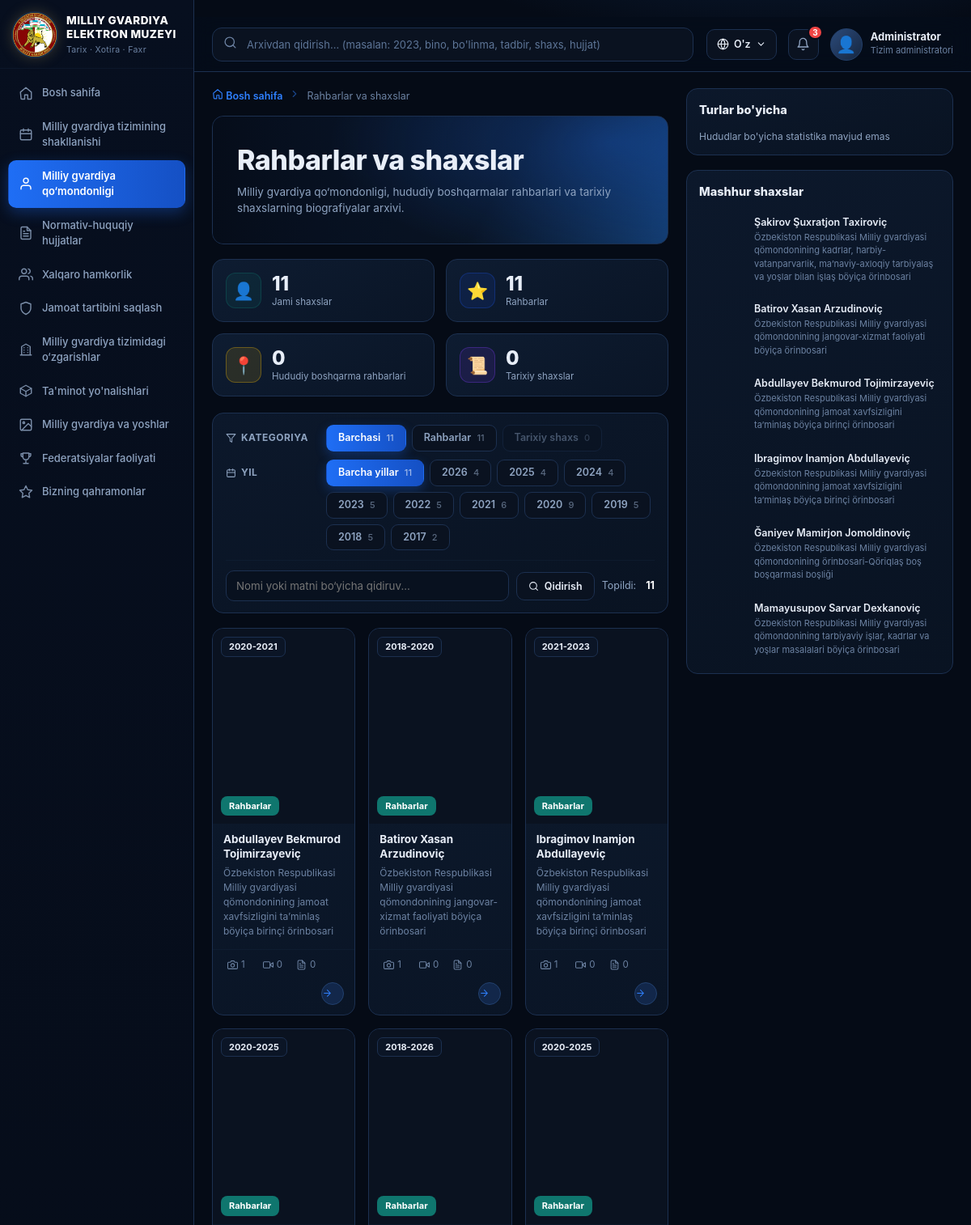
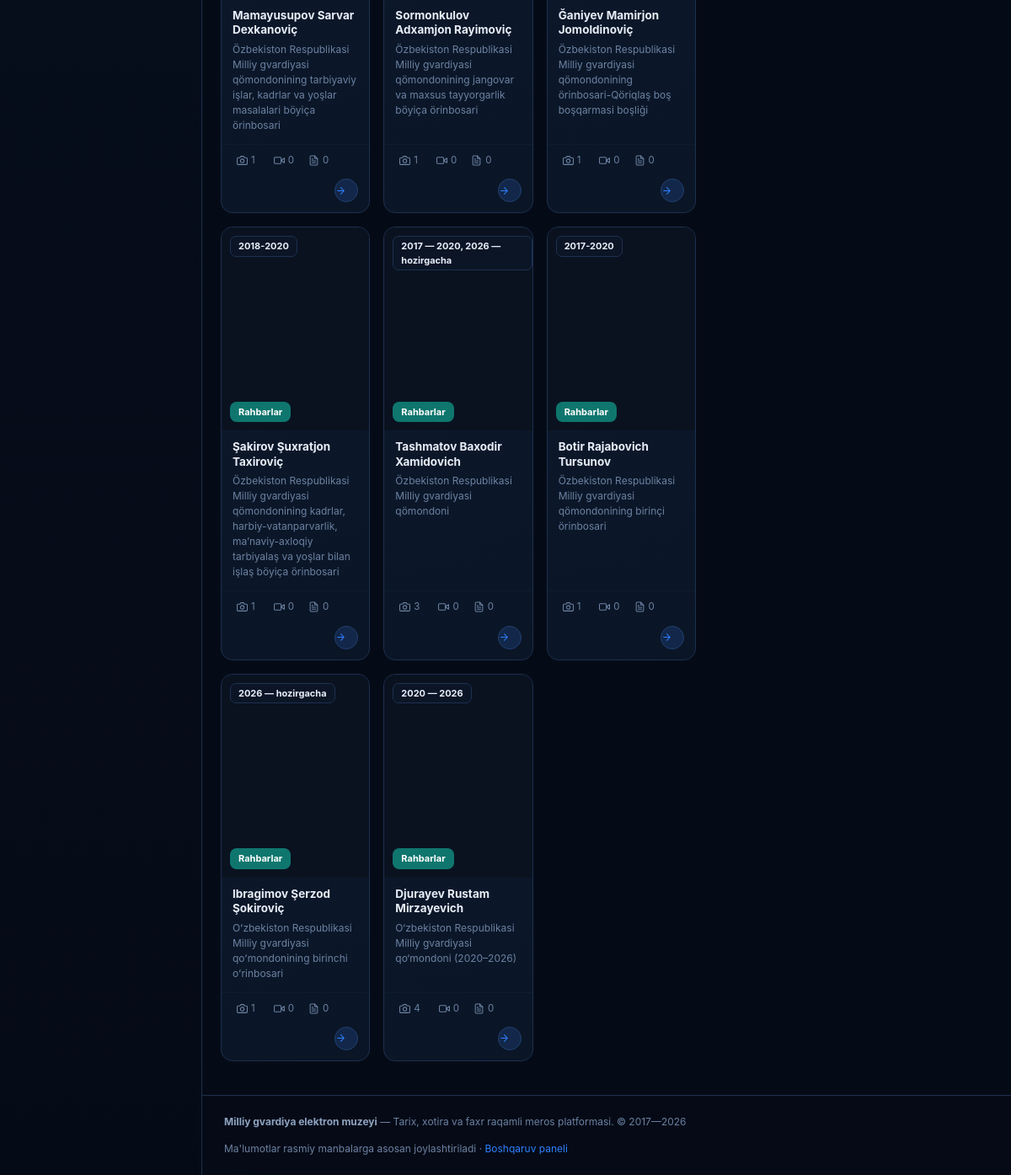
Screenshot of /shaxslar/ with the database file from the repository (2 pictures, top to bottom).
### core/models.py (models this page shows, shortened)
class TimeStampedModel(models.Model):
    created_at = models.DateTimeField("Yaratilgan sana", auto_now_add=True)
    updated_at = models.DateTimeField("Yangilangan sana", auto_now=True)
    class Meta:
        abstract = True

class Direction(TimeStampedModel):
    number = models.PositiveIntegerField("Raqam", unique=True)
    title = models.CharField("Nomi", max_length=255)
    description = models.TextField("Tavsif", blank=True)
    icon = models.CharField("Belgi (svg nomi)", max_length=40, default="star")
    url = models.CharField(
        "Havola (URL nomi)", max_length=100, blank=True, default="core:yonalishlar",
    )
    class Meta:
        verbose_name = "Yo'nalish"
        verbose_name_plural = "Yo'nalishlar"
        ordering = ["number"]

class Person(TimeStampedModel):
    PERSON_TYPES = [
        ("rahbar", "Rahbarlar"),
        ("tarixiy", "Tarixiy shaxs"),
    ]
    full_name = models.CharField("F.I.Sh.", max_length=255)
    slug = models.SlugField(max_length=280, unique=True, blank=True)
    position = models.CharField("Lavozim", max_length=255, blank=True)
    person_type = models.CharField("Turi", max_length=30, choices=PERSON_TYPES, default="rahbar")
    birth_date = models.DateField("Tug'ilgan sana", null=True, blank=True)
    service_period = models.CharField("Xizmat davri", max_length=100, blank=True)
    bio = models.TextField("Biografiya", blank=True)
    photo = models.ImageField("Surat", upload_to="persons/", blank=True)
    department = models.ForeignKey(
        Department, verbose_name="Bo'linma", on_delete=models.SET_NULL,
        null=True, blank=True, related_name="persons",
    )
    awards = models.TextField("Mukofotlar", blank=True)
    source_url = models.URLField("Manba havolasi", blank=True)
    views = models.PositiveIntegerField("Ko'rishlar", default=0)
    order = models.PositiveIntegerField("Tartib", default=0)
    photos = GenericRelation(Photo)
    videos = GenericRelation("Video")
    class Meta:
        verbose_name = "Shaxs"
        verbose_name_plural = "Rahbarlar va shaxslar"
        ordering = ["order", "full_name"]
    def get_absolute_url(self):
        return reverse("core:shaxs_detail", kwargs={"slug": self.slug})

### core/views.py (the view)
# urls.py: path("shaxslar/", views.shaxslar, name="shaxslar"),
def shaxslar(request):
    qs = Person.objects.all()
    q = request.GET.get("q", "").strip()
    if q:
        qs = qs.filter(search_q(["full_name", "position", "bio", "awards"], q, getattr(request, "LANGUAGE_CODE", "uz")))
    qs, flt = _filters(request, qs, "person_type", Person.PERSON_TYPES, year_filter=_persons_in_year)
    tur, active_year = flt["active_cat"], flt["active_year"]
    return render(request, "core/shaxslar.html", {
        **flt,
        "active": "shaxslar",
        "years": _years(),
        "active_year": active_year,
        "title": "Rahbarlar va shaxslar",
        "subtitle": "Milliy gvardiya qo‘mondonligi, hududiy boshqarmalar rahbarlari va tarixiy shaxslarning biografiyalar arxivi.",
        "page": _page(request, qs),
        "types": Person.PERSON_TYPES,
        "tur": tur,
        "q": q,
        "type_key": "person_type",
        "card_color": "#0f766e",
        "grid_class": "grid--4",
        "empty_icon": "👤",
        "stats": [
            {"value": Person.objects.count(), "label": "Jami shaxslar", "icon": "👤", "color": "#0f766e"},
            {"value": Person.objects.filter(person_type="rahbar").count(), "label": "Rahbarlar", "icon": "⭐", "color": "#1d4ed8"},
            {"value": Person.objects.filter(position__icontains="boshqarma").count(), "label": "Hududiy boshqarma rahbarlari", "icon": "📍", "color": "#eab308"},
            {"value": Person.objects.filter(person_type="tarixiy").count(), "label": "Tarixiy shaxslar", "icon": "📜", "color": "#7c3aed"},
        ],
        "panel_title": "Turlar bo'yicha",
        "mini_items": [
            {"title": p.full_name, "url": p.get_absolute_url(), "image": p.photo, "meta": p.position}
            for p in Person.objects.order_by("order")[:6]
        ],
        "mini_title": "Mashhur shaxslar",
    })

### core/i18n.py (called while the page is built)
def get_lang(request):
    lang = getattr(request, "LANGUAGE_CODE", None)
    if lang in LANG_CODES:
        return lang
    lang = request.COOKIES.get(COOKIE)
    return lang if lang in LANG_CODES else DEFAULT

### core/templatetags/mg_tags.py (called while the page is built, shortened)
@register.inclusion_tag("includes/icon.html", takes_context=True)
def svg(context, name, size=18):
    return {"path": ICONS.get(name, ""), "size": size}

@register.filter
def card_label(obj, key=""):
    if obj is None:
        return ""
    if key:
        getter = f"get_{key}_display"
        if hasattr(obj, getter):
            return getattr(obj, getter)()
        val = getattr(obj, key, "")
        if val:
            return val

@register.filter
def title_of(obj):
    return getattr(obj, "title", None) or getattr(obj, "full_name", "") or str(obj)

@register.filter
def split(value, sep=" "):
    if value is None:
        return []
    return str(value).split(sep)

@register.filter
def main_image(obj):
    for f in ("image", "photo"):
        v = getattr(obj, f, None)
        if v and hasattr(v, "url"):
            return v
    return None

@register.filter
def album_ref(obj):
    from django.urls import reverse
    return reverse("core:album_json", kwargs={"model": obj._meta.model_name, "pk": obj.pk})

@register.filter
def album_n(obj, kind="foto"):
    if kind == "video":
        n = obj.videos.count() if hasattr(obj, "videos") else 0
        return n + (1 if (getattr(obj, "video_file", None) or getattr(obj, "video_url", "")) else 0)
    n = obj.photos.count() if hasattr(obj, "photos") else 0
    return n + (1 if main_image(obj) else 0)

@register.simple_tag(takes_context=True)
def filter_url(context, *pairs):
    kwargs = dict(zip(pairs[::2], pairs[1::2]))
    request = context.get("request")
    params = request.GET.copy() if request else None
    if params is None:
        return "?"
    params.pop("page", None)
    for k, v in kwargs.items():
        params.pop(k, None)
        if v not in (None, ""):
            params[k] = str(v)
    qs = params.urlencode()
    return "?" + qs if qs else "?"

### core/views.py (called while the page is built)
def _years():
    from datetime import date as _date
    return list(range(max(_date.today().year, YEAR_START), YEAR_START - 1, -1))

def _active_year(request):
    y = request.GET.get("yil", "")
    return int(y) if y.isdigit() and YEAR_START <= int(y) <= 2100 else None

def _persons_in_year(qs, year):
    return qs.filter(pk__in=[p.pk for p in qs if _person_in_year(p, year)])

### core/templates/core/shaxslar.html (shortened to what this page needs)
{% extends "base.html" %}
{% load mg_tags %}
{% block breadcrumb %}
<nav class="breadcrumb">
  <a href="{% url 'core:home' %}">{% svg 'home' 13 %} Bosh sahifa</a>
  <span class="breadcrumb__sep">{% svg 'chev' 12 %}</span>
  <span>{{ title }}</span>
</nav>
{% endblock %}
{% block content %}
<section class="hero{% if hero_gold %} hero--gold{% endif %}">
  <h1 class="page-title">{{ title }}</h1>
  <p class="page-sub">{{ subtitle }}</p>
</section>
{% if stats %}
<div class="stats">
  {% for s in stats %}
  <div class="stat">
    <div class="stat__icon" style="background:{{ s.color }}22;border:1px solid {{ s.color }}55">{{ s.icon }}</div>
    <div><div class="stat__value">{{ s.value }}</div><div class="stat__label">{{ s.label }}</div></div>
  </div>
  {% endfor %}
</div>
{% endif %}
{% include "includes/list_filters.html" %}
<div class="grid {{ grid_class|default:'grid--3' }}">
  {% for o in page %}
  <a class="card" href="{{ o.get_absolute_url }}">
    <div class="card__media card__media--tall">
      <div class="ph" style="background:{% if o.image %}url('{{ o.image.url }}') center/cover{% elif o.photo %}url('{{ o.photo.url }}') center/cover{% else %}{{ o|title_of|gradient }}{% endif %}"></div>
      {% if o.date %}<span class="card__year">{{ o.date }}</span>{% elif o.year %}<span class="card__year">{{ o.year }}</span>{% elif o.service_period %}<span class="card__year">{{ o.service_period }}</span>{% endif %}
      <span class="card__type" style="background:{{ card_color|default:'#1d4ed8' }}">{% firstof o|card_label:type_key card_text %}</span>
    </div>
    <div class="card__body">
      <div class="card__title">{{ o|title_of }}</div>
      {% if o.summary %}<div class="card__date">{{ o.summary|truncatechars:70 }}</div>{% elif o.position %}<div class="card__date">{{ o.position }}</div>{% endif %}
    </div>
    <div class="card__meta">
      <span class="album-open" data-album="{{ o|album_ref }}?tur=foto" title="Fotoalbomni ochish">{% svg 'camera' 12 %} {{ o|album_n }}</span>
      <span class="album-open" data-album="{{ o|album_ref }}?tur=video" title="Videoalbomni ochish">{% svg 'video' 12 %} {{ o|album_n:"video" }}</span>
      <span>{% svg 'file' 12 %} {{ o.doc_count|default:0 }}</span>
      <span class="push card__arrow">{% svg 'arrow' 13 %}</span>
    </div>
  </a>
  {% empty %}
  <div class="empty" style="grid-column:1/-1"><div class="empty__icon">{{ empty_icon|default:'🗂️' }}</div>{{ title }} bo'yicha ma'lumot topilmadi</div>
  {% endfor %}
</div>
{% endblock %}
{% block rightbar %}
<aside class="rpanel">
  {% if panel_title %}
  <div class="panel">
    <div class="panel__head"><div class="panel__title">{{ panel_title }}</div></div>
    {% for r in regions %}
      <div class="region-row"><span>{% svg 'pin' 12 %} {{ r.name }}</span><b>{{ r.count }}</b></div>
    {% empty %}
      <div class="text-muted" style="font-size:12px">Hududlar bo'yicha statistika mavjud emas</div>
    {% endfor %}
  </div>
  {% endif %}
  {% if mini_items %}
  <div class="panel">
    <div class="panel__head"><div class="panel__title">{{ mini_title|default:"So'nggi qo'shilgan" }}</div></div>
    <div class="mini-list">
      {% for m in mini_items %}
      <a class="mini" href="{{ m.url }}">
        <span class="mini__img mini__img--tall ph" style="background:{% if m.image %}url('{{ m.image.url }}') center top/cover{% else %}{{ m.title|gradient }}{% endif %}"></span>
        <span>
          <div class="mini__title">{{ m.title|truncatechars:36 }}</div>
          <div class="mini__sub">{% firstof m.meta m.date m.meta_text %}</div>
        </span>
      </a>
      {% endfor %}
    </div>
  </div>
  {% endif %}
</aside>
{% endblock %}

### core/templates/base.html (shortened to what this page needs)
{% load static %}{% load mg_tags %}<!DOCTYPE html>
<html lang="uz">
<head>
  <link rel="stylesheet" href="{% static 'css/style.css' %}?v=20261107l">
</head>
<body>
{% if active == 'landing' %}
  {% block landing %}{% endblock %}
{% else %}
<aside class="sidebar" id="sidebar">
  <a class="brand" href="{% url 'core:home' %}">
    <div class="brand__logo"><img src="{% static 'img/ico.png' %}"></div>
    <div class="brand__text">
      <div class="brand__title">Milliy gvardiya<br>elektron muzeyi</div>
      <div class="brand__subtitle">Tarix · Xotira · Faxr</div>
    </div>
  </a>
  <nav class="nav">
    {% for item in MENU %}
      {% with url_name=item.url|split:':' %}
      <a class="nav__item{% if active == url_name.1 %} is-active{% endif %}" href="{% url item.url %}">
        {% svg item.icon %} <span>{{ item.name }}</span>
      </a>
      {% endwith %}
    {% endfor %}
  </nav>
</aside>
<div class="shell">
  <header class="header">
    <form class="search" action="{% url 'core:qidiruv' %}" method="get">
      <span class="search__icon">{% svg 'search' 17 %}</span>
      <input type="search" name="q" value="{{ request.GET.q|default:'' }}" placeholder="Arxivdan qidirish... (masalan: 2023, bino, bo'linma, tadbir, shaxs, hujjat)">
    </form>
    <div class="header__right">
      <div class="lang-wrap" id="langWrap">
        <button class="lang" type="button" id="langBtn" aria-haspopup="true" aria-expanded="false">{% svg 'globe' 15 %} {{ CURRENT_LANG_SHORT }} {% svg 'chevD' 13 %}</button>
      </div>
      <button class="bell" title="Bildirishnomalar">{% svg 'bell' 17 %}<span class="bell__count">3</span></button>
      <div class="user">
        <div class="user__avatar">👤</div>
        <div class="user__meta">
          <div class="user__name">Administrator</div>
          <div class="user__role">Tizim administratori</div>
        </div>
      </div>
    </div>
  </header>
  <main class="layout{% block layout_class %}{% endblock %}">
    <div>
      {% block breadcrumb %}{% endblock %}
      {% block content %}{% endblock %}
    </div>
    {% block rightbar %}{% endblock %}
  </main>
  <footer class="footer">
    <div><b>Milliy gvardiya elektron muzeyi</b> — Tarix, xotira va faxr raqamli meros platformasi. © 2017—2026</div>
    <div>Ma'lumotlar rasmiy manbalarga asosan joylashtiriladi · <a href="/admin/" class="text-accent">Boshqaruv paneli</a></div>
  </footer>
</div>
{% endif %}
</body>
</html>

### core/templates/includes/icon.html
{% if path %}
<svg width="{{ size|default:18 }}" height="{{ size|default:18 }}" viewBox="0 0 24 24" fill="none" stroke="currentColor" stroke-width="1.9" stroke-linecap="round" stroke-linejoin="round" aria-hidden="true">{{ path|safe }}</svg>
{% else %}
<svg width="{{ size|default:18 }}" height="{{ size|default:18 }}" viewBox="0 0 24 24" fill="none" stroke="currentColor" stroke-width="1.9" stroke-linecap="round" stroke-linejoin="round" aria-hidden="true"><circle cx="12" cy="12" r="9"/></svg>
{% endif %}

### rows the page displays
Direction: url "core:yillar" (drawn), name "Milliy gvardiya tizimining shakllanishi"
Direction: url "core:shaxslar" (drawn), name "Milliy gvardiya qo‘mondonligi"
Direction: url "core:hujjatlar" (drawn), name "Normativ-huquqiy hujjatlar"
Direction: url "core:tadbirlar" (drawn), name "Xalqaro hamkorlik"
Direction: url "core:jamoat" (drawn), name "Jamoat tartibini saqlash"
Direction: url "core:binolar" (drawn), name "Milliy gvardiya tizimidagi o‘zgarishlar"
Direction: url "core:talim" (drawn), name "Ta'minot yo'nalishlari"
Direction: url "core:galereya" (drawn), name "Milliy gvardiya va yoshlar"
Direction: url "core:galabalar" (drawn), name "Federatsiyalar faoliyati"
Direction: url "core:qahramonlar" (drawn), name "Bizning qahramonlar"
Person: service_period "2020-2021", person_type "Rahbarlar", full_name "Abdullayev Bekmurod Tojimirzayeviç", position "Özbekiston Respublikasi Milliy gvardiyasi qömondonining jamoat xavfsizligini taʼminlaş böyiça birinçi örinbosari", {{ size|default:18 }} 12 (drawn), id+photo "1", id "0", doc_count "0", title "Abdullayev Bekmurod Tojimirzayeviç", position "Özbekiston Respublikasi Milliy gvardiyasi qömondonining jamoat xavfsizligini taʼminlaş böyiça birinçi örinbosari"
Person: service_period "2018-2020", person_type "Rahbarlar", full_name "Batirov Xasan Arzudinoviç", position "Özbekiston Respublikasi Milliy gvardiyasi qömondonining jangovar-xizmat faoliyati böyiça örinbosari", {{ size|default:18 }} 12 (drawn), id+photo "1", id "0", doc_count "0", title "Batirov Xasan Arzudinoviç", position "Özbekiston Respublikasi Milliy gvardiyasi qömondonining jangovar-xizmat faoliyati böyiça örinbosari"
Person: service_period "2021-2023", person_type "Rahbarlar", full_name "Ibragimov Inamjon Abdullayeviç", position "Özbekiston Respublikasi Milliy gvardiyasi qömondonining jamoat xavfsizligini taʼminlaş böyiça birinçi örinbosari", {{ size|default:18 }} 12 (drawn), id+photo "1", id "0", doc_count "0", title "Ibragimov Inamjon Abdullayeviç", position "Özbekiston Respublikasi Milliy gvardiyasi qömondonining jamoat xavfsizligini taʼminlaş böyiça birinçi örinbosari"
Person: service_period "2020-2025", person_type "Rahbarlar", full_name "Mamayusupov Sarvar Dexkanoviç", position "Özbekiston Respublikasi Milliy gvardiyasi qömondonining tarbiyaviy işlar, kadrlar va yoşlar masalalari böyiça örinbosari", {{ size|default:18 }} 12 (drawn), id+photo "1", id "0", doc_count "0", title "Mamayusupov Sarvar Dexkanoviç", position "Özbekiston Respublikasi Milliy gvardiyasi qömondonining tarbiyaviy işlar, kadrlar va yoşlar masalalari böyiça örinbosari"
Person: service_period "2018-2026", person_type "Rahbarlar", full_name "Sormonkulov Adxamjon Rayimoviç", position "Özbekiston Respublikasi Milliy gvardiyasi qömondonining jangovar va maxsus tayyorgarlik böyiça örinbosari", {{ size|default:18 }} 12 (drawn), id+photo "1", id "0", doc_count "0"
Person: service_period "2020-2025", person_type "Rahbarlar", full_name "Ğaniyev Mamirjon Jomoldinoviç", position "Özbekiston Respublikasi Milliy gvardiyasi qömondonining örinbosari-Qöriqlaş boş boşqarmasi boşliği", {{ size|default:18 }} 12 (drawn), id+photo "1", id "0", doc_count "0", title "Ğaniyev Mamirjon Jomoldinoviç", position "Özbekiston Respublikasi Milliy gvardiyasi qömondonining örinbosari-Qöriqlaş boş boşqarmasi boşliği"
Person: service_period "2018-2020", person_type "Rahbarlar", full_name "Şakirov Şuxratjon Taxiroviç", position "Özbekiston Respublikasi Milliy gvardiyasi qömondonining kadrlar, harbiy-vatanparvarlik, maʼnaviy-axloqiy tarbiyalaş va yoşlar bilan işlaş böyiça örinbosari", {{ size|default:18 }} 12 (drawn), id+photo "1", id "0", doc_count "0", title "Şakirov Şuxratjon Taxiroviç", position "Özbekiston Respublikasi Milliy gvardiyasi qömondonining kadrlar, harbiy-vatanparvarlik, maʼnaviy-axloqiy tarbiyalaş va yoşlar bilan işlaş böyiça örinbosari"
Person: service_period "2017 — 2020, 2026 — hozirgacha", person_type "Rahbarlar", full_name "Tashmatov Baxodir Xamidovich", position "Özbekiston Respublikasi Milliy gvardiyasi qömondoni", {{ size|default:18 }} 12 (drawn), id+photo "3", id "0", doc_count "0"
Person: service_period "2017-2020", person_type "Rahbarlar", full_name "Botir Rajabovich Tursunov", position "Özbekiston Respublikasi Milliy gvardiyasi qömondonining birinçi örinbosari", {{ size|default:18 }} 12 (drawn), id+photo "1", id "0", doc_count "0"
Person: service_period "2026 — hozirgacha", person_type "Rahbarlar", full_name "Ibragimov Şerzod Şokiroviç", position "Oʻzbekiston Respublikasi Milliy gvardiyasi qoʻmondonining birinchi oʻrinbosari", {{ size|default:18 }} 12 (drawn), id+photo "1", id "0", doc_count "0"
Person: service_period "2020 — 2026", person_type "Rahbarlar", full_name "Djurayev Rustam Mirzayevich", position "O‘zbekiston Respublikasi Milliy gvardiyasi qo‘mondoni (2020–2026)", {{ size|default:18 }} 12 (drawn), id+photo "4", id "0", doc_count "0"

### other values shown
{{ item.name }} "Bosh sahifa"
{{ CURRENT_LANG_SHORT }} "O'z"
{{ title }} "Rahbarlar va shaxslar"
{{ subtitle }} "Milliy gvardiya qo‘mondonligi, hududiy boshqarmalar rahbarlari va tarixiy shaxslarning biografiyalar arxivi."
{{ s.icon }} "👤" "⭐" "📍" "📜"
{{ s.value }} "11" "11" "0" "0"
{{ s.label }} "Jami shaxslar" "Rahbarlar" "Hududiy boshqarma rahbarlari" "Tarixiy shaxslar"
{{ cat_title|default:"Kategoriya" }} "KATEGORIYA"
{{ cat_total }} "11"
{{ c.label }} "Rahbarlar" "Tarixiy shaxs"
{{ c.count }} "11" "0"
{{ year_total }} "11"
{{ y.value }} "2026" "2025" "2024" "2023" "2022" "2021" "2020" "2019" "2018" "2017"
{{ y.count }} "4" "4" "4" "5" "5" "6" "9" "5" "5" "2"
{{ filtered_total }} "11"
